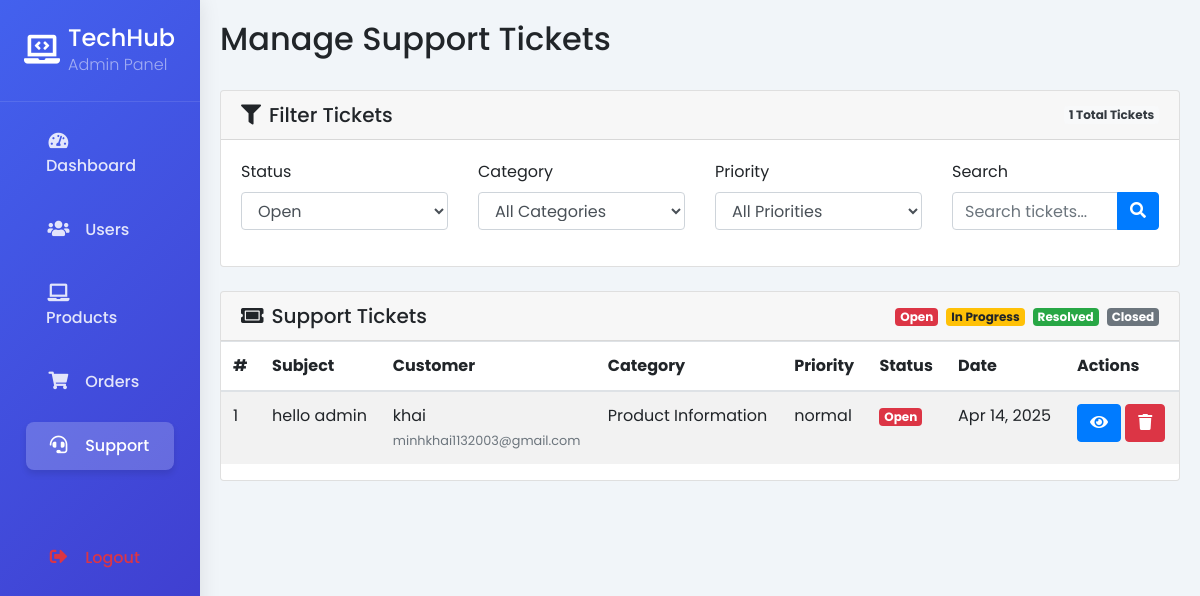
Screenshot of /admin/manage_support.php?status=Open (signed in) with the database file from the repository.
### tables this page shows
CREATE TABLE `support_tickets` (
  `id` int(11) NOT NULL,
  `name` varchar(100) NOT NULL,
  `email` varchar(100) NOT NULL,
  `order_number` varchar(50) DEFAULT NULL,
  `subject` varchar(255) NOT NULL,
  `category` varchar(50) NOT NULL,
  `priority` varchar(20) NOT NULL,
  `message` text NOT NULL,
  `admin_notes` text DEFAULT NULL,
  `status` varchar(50) DEFAULT 'Open',
  `created_at` timestamp NOT NULL DEFAULT current_timestamp(),
  `updated_at` timestamp NOT NULL DEFAULT current_timestamp() ON UPDATE current_timestamp()
);

### admin/manage_support.php (the view, shortened to what this page needs)
<?php
include '../db_connect.php';
function getStatusColorClass($status) {
    switch ($status) {
        case 'Open':
            return 'danger';
    }
}
$ticket = null;
$view_mode = isset($ticket) ? 'detail' : 'list';
$status_filter = isset($_GET['status']) ? $_GET['status'] : '';
$search_term = isset($_GET['search']) ? $_GET['search'] : '';
$where_clauses = [];
if (!empty($status_filter)) {
    $status_filter = $conn->real_escape_string($status_filter);
    $where_clauses[] = "status = '$status_filter'";
}
$where_sql = empty($where_clauses) ? "" : "WHERE " . implode(" AND ", $where_clauses);
$page = isset($_GET['page']) ? intval($_GET['page']) : 1;
$limit = 10;
$offset = ($page - 1) * $limit;
$count_sql = "SELECT COUNT(*) as total FROM support_tickets $where_sql";
$count_result = $conn->query($count_sql);
$total_tickets = $count_result->fetch_assoc()['total'];
$tickets_sql = "SELECT * FROM support_tickets $where_sql ORDER BY created_at DESC LIMIT $offset, $limit";
$tickets_result = $conn->query($tickets_sql);
?>
<!DOCTYPE html>
<html lang="en">
<head>
    <link rel="stylesheet" href="https://stackpath.bootstrapcdn.com/bootstrap/4.5.2/css/bootstrap.min.css">
    <link rel="stylesheet" href="https://cdnjs.cloudflare.com/ajax/libs/font-awesome/5.15.1/css/all.min.css">
</head>
<body>
    <div class="container-fluid">
        <div class="row">
            <div class="col-md-2 sidebar p-0">
                <div class="brand py-4 px-4 mb-2">
                    <div class="media d-flex align-items-center">
                        <i class="fas fa-laptop-code mr-2" style="font-size: 1.8rem;"></i>
                        <div class="media-body">
                            <h4 class="m-0">TechHub</h4>
                            <p class="font-weight-light text-white-50 mb-0">Admin Panel</p>
                        </div>
                    </div>
                </div>
                <ul class="nav flex-column px-3">
                    <li class="nav-item">
                        <a href="dashboard.php" class="nav-link">
                            <i class="fas fa-tachometer-alt"></i>
                            <span>Dashboard</span>
                        </a>
                    </li>
                    <li class="nav-item">
                        <a href="manage_users.php" class="nav-link">
                            <i class="fas fa-users"></i>
                            <span>Users</span>
                        </a>
                    </li>
                    <li class="nav-item">
                        <a href="manage_products.php" class="nav-link">
                            <i class="fas fa-laptop"></i>
                            <span>Products</span>
                        </a>
                    </li>
                    <li class="nav-item">
                        <a href="manage_orders.php" class="nav-link">
                            <i class="fas fa-shopping-cart"></i>
                            <span>Orders</span>
                        </a>
                    </li>
                    <li class="nav-item">
                        <a href="manage_support.php" class="nav-link active">
                            <i class="fas fa-headset"></i>
                            <span>Support</span>
                        </a>
                    </li>
                    <li class="nav-item mt-5">
                        <a href="../logout.php" class="nav-link text-danger">
                            <i class="fas fa-sign-out-alt"></i>
                            <span>Logout</span>
                        </a>
                    </li>
                </ul>
            </div>
            <div class="col-md-10 main-content ml-auto">
                <div class="d-flex justify-content-between align-items-center mb-4">
                    <h2 class="page-title">Manage Support Tickets</h2>
                </div>
                <?php if ($view_mode === 'list'): ?>
                    <div class="card mb-4">
                        <div class="card-header d-flex justify-content-between align-items-center">
                            <h5 class="mb-0"><i class="fas fa-filter mr-2"></i>Filter Tickets</h5>
                            <span class="badge badge-light text-dark"><?php echo $total_tickets; ?> Total Tickets</span>
                        </div>
                        <div class="card-body">
                            <form method="GET" action="manage_support.php" class="row">
                                <div class="col-md-3 mb-3">
                                    <label for="status-filter">Status</label>
                                    <select name="status" id="status-filter" class="form-control">
                                        <option value="Open" <?php echo $status_filter === 'Open' ? 'selected' : ''; ?>>Open</option>
                                    </select>
                                </div>
                                <div class="col-md-3 mb-3">
                                    <label for="category-filter">Category</label>
                                    <select name="category" id="category-filter" class="form-control">
                                        <option value="">All Categories</option>
                                    </select>
                                </div>
                                <div class="col-md-3 mb-3">
                                    <label for="priority-filter">Priority</label>
                                    <select name="priority" id="priority-filter" class="form-control">
                                        <option value="">All Priorities</option>
                                    </select>
                                </div>
                                <div class="col-md-3 mb-3">
                                    <label for="search-filter">Search</label>
                                    <div class="input-group">
                                        <input type="text" name="search" id="search-filter" class="form-control" placeholder="Search tickets..." value="<?php echo htmlspecialchars($search_term); ?>">
                                        <div class="input-group-append">
                                            <button class="btn btn-primary" type="submit">
                                                <i class="fas fa-search"></i>
                                            </button>
                                        </div>
                                    </div>
                                </div>
                            </form>
                        </div>
                    </div>
                    <div class="card">
                        <div class="card-header d-flex justify-content-between align-items-center">
                            <h5 class="mb-0"><i class="fas fa-ticket-alt mr-2"></i>Support Tickets</h5>
                            <div>
                                <a href="?status=Open" class="badge badge-danger mr-1">Open</a>
                                <a href="?status=In+Progress" class="badge badge-warning mr-1">In Progress</a>
                                <a href="?status=Resolved" class="badge badge-success mr-1">Resolved</a>
                                <a href="?status=Closed" class="badge badge-secondary">Closed</a>
                            </div>
                        </div>
                        <div class="card-body p-0">
                            <div class="table-responsive">
                                <table class="table table-striped table-hover">
                                    <thead>
                                        <tr>
                                            <th>#</th>
                                            <th>Subject</th>
                                            <th>Customer</th>
                                            <th>Category</th>
                                            <th>Priority</th>
                                            <th>Status</th>
                                            <th>Date</th>
                                            <th>Actions</th>
                                        </tr>
                                    </thead>
                                    <tbody>
                                        <?php if ($tickets_result && $tickets_result->num_rows > 0): ?>
                                            <?php while ($row = $tickets_result->fetch_assoc()): ?>
                                                <tr>
                                                    <td><?php echo $row['id']; ?></td>
                                                    <td><?php echo htmlspecialchars($row['subject']); ?></td>
                                                    <td>
                                                        <?php echo htmlspecialchars($row['name']); ?><br>
                                                        <small class="text-muted"><?php echo htmlspecialchars($row['email']); ?></small>
                                                    </td>
                                                    <td>
                                                        <?php
                                                            $category_labels = [
                                                                'order' => 'Order Status & Shipping',
                                                                'returns' => 'Returns & Refunds',
                                                                'product' => 'Product Information',
                                                                'technical' => 'Technical Support',
                                                                'account' => 'Account Issues',
                                                                'other' => 'Other'
                                                            ];
                                                            echo isset($category_labels[$row['category']]) ? $category_labels[$row['category']] : $row['category'];
                                                        ?>
                                                    </td>
                                                    <td>
                                                        <?php
                                                            $priority_badges = [
                                                                'normal' => '<span class="badge badge-success priority-badge">Normal</span>',
                                                                'high' => '<span class="badge badge-warning priority-badge">High</span>',
                                                                'urgent' => '<span class="badge badge-danger priority-badge">Urgent</span>'
                                                            ];
                                                            echo isset($priority_badges[$row['priority']]) ? $priority_badges[$row['priority']] : $row['priority'];
                                                        ?>
                                                    </td>
                                                    <td>
                                                        <span class="badge badge-<?php echo getStatusColorClass($row['status']); ?>"><?php echo $row['status']; ?></span>
                                                    </td>
                                                    <td><?php echo date('M d, Y', strtotime($row['created_at'])); ?></td>
                                                    <td>
                                                        <a href="manage_support.php?view=true&id=<?php echo $row['id']; ?>" class="btn btn-action btn-primary">
                                                            <i class="fas fa-eye"></i>
                                                        </a>
                                                        <a href="manage_support.php?delete=true&id=<?php echo $row['id']; ?>" class="btn btn-action btn-danger" onclick="return confirm('Are you sure you want to delete this ticket?');">
                                                            <i class="fas fa-trash"></i>
                                                        </a>
                                                    </td>
                                                </tr>
                                            <?php endwhile; ?>
                                        <?php endif; ?>
                                    </tbody>
                                </table>
                            </div>
                        </div>
                    </div>
                <?php endif; ?>
            </div>
        </div>
    </div>
</body>
</html>

### admin/manage_support.php (style rules this page uses)
:root { --primary-color: #4361ee; --secondary-color: #3f37c9; --accent-color: #4895ef; --success-color: #2ecc71; --danger-color: #e63946; --light-color: #f8f9fa; --dark-color: #212529; --text-muted: #6c757d; }
body { background-color: #f1f5f9; font-family: 'Poppins', sans-serif; overflow-x: hidden; }
.sidebar { height: 100vh; background: linear-gradient(135deg, var(--primary-color) 0%, var(--secondary-color) 100%); color: white; position: fixed; left: 0; box-shadow: 0 0 20px rgba(0,0,0,0.1); z-index: 1000; }
.main-content { margin-left: 16.666667%; padding: 20px; }
.sidebar .brand { padding: 1.5rem; border-bottom: 1px solid rgba(255,255,255,0.1); }
.sidebar .nav-link { color: rgba(255, 255, 255, 0.85); padding: 12px 20px; margin: 8px 10px; border-radius: 8px; transition: all 0.3s ease; font-weight: 500; }
.sidebar .nav-link.active { color: #fff; background-color: rgba(255, 255, 255, 0.2); box-shadow: 0 4px 6px rgba(0,0,0,0.1); }
.sidebar .nav-link i { width: 25px; text-align: center; margin-right: 10px; font-size: 1.1rem; }

### rows the page displays
support_tickets: id "1", subject "hello admin", name "khai", email "minhkhai1132003@gmail.com", category "Product Information", priority "normal", status "Open", created_at "Apr 14, 2025"

### other values shown
$total_tickets "1"
